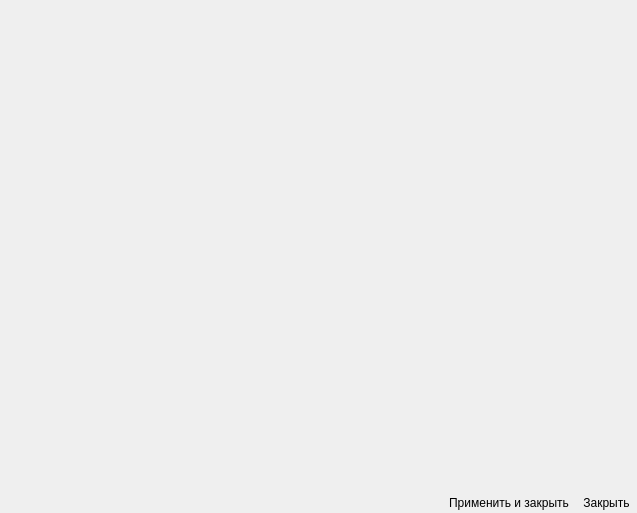
<?xml version="1.0" encoding="UTF-8"?>
<ui version="4.0">
 <class>ComplexTextDialog</class>
 <widget class="QDialog" name="ComplexTextDialog">
  <property name="geometry">
   <rect>
    <x>0</x>
    <y>0</y>
    <width>637</width>
    <height>513</height>
   </rect>
  </property>
  <property name="windowTitle">
   <string>Редактор текста</string>
  </property>
  <layout class="QVBoxLayout" name="verticalLayout">
   <property name="leftMargin">
    <number>0</number>
   </property>
   <property name="topMargin">
    <number>0</number>
   </property>
   <property name="rightMargin">
    <number>0</number>
   </property>
   <property name="bottomMargin">
    <number>0</number>
   </property>
   <item>
    <widget class="HelperLibraryNS::ComplexTextEditor" name="complexTextEditor" native="true">
     <property name="sizePolicy">
      <sizepolicy hsizetype="Preferred" vsizetype="Expanding">
       <horstretch>0</horstretch>
       <verstretch>0</verstretch>
      </sizepolicy>
     </property>
    </widget>
   </item>
   <item>
    <layout class="QHBoxLayout" name="horizontalLayout">
     <property name="spacing">
      <number>0</number>
     </property>
     <item>
      <spacer name="horizontalSpacer">
       <property name="orientation">
        <enum>Qt::Horizontal</enum>
       </property>
       <property name="sizeHint" stdset="0">
        <size>
         <width>40</width>
         <height>20</height>
        </size>
       </property>
      </spacer>
     </item>
     <item>
      <widget class="QToolButton" name="applyButton">
       <property name="toolTip">
        <string>Применить и закрыть</string>
       </property>
       <property name="statusTip">
        <string>Применить и закрыть</string>
       </property>
       <property name="whatsThis">
        <string>Применить и закрыть</string>
       </property>
       <property name="text">
        <string>Применить и закрыть</string>
       </property>
       <property name="iconSize">
        <size>
         <width>32</width>
         <height>32</height>
        </size>
       </property>
       <property name="autoRaise">
        <bool>true</bool>
       </property>
      </widget>
     </item>
     <item>
      <widget class="QToolButton" name="closeButton">
       <property name="toolTip">
        <string>Закрыть без сохранения изменений</string>
       </property>
       <property name="statusTip">
        <string>Закрыть без сохранения изменений</string>
       </property>
       <property name="whatsThis">
        <string>Закрыть без сохранения изменений</string>
       </property>
       <property name="text">
        <string>Закрыть</string>
       </property>
       <property name="iconSize">
        <size>
         <width>32</width>
         <height>32</height>
        </size>
       </property>
       <property name="autoRaise">
        <bool>true</bool>
       </property>
      </widget>
     </item>
    </layout>
   </item>
  </layout>
 </widget>
 <customwidgets>
  <customwidget>
   <class>HelperLibraryNS::ComplexTextEditor</class>
   <extends>QWidget</extends>
   <header>HelperLibrary/Widgets/Text/complextexteditor.h</header>
   <container>1</container>
  </customwidget>
 </customwidgets>
 <resources/>
 <connections/>
</ui>
